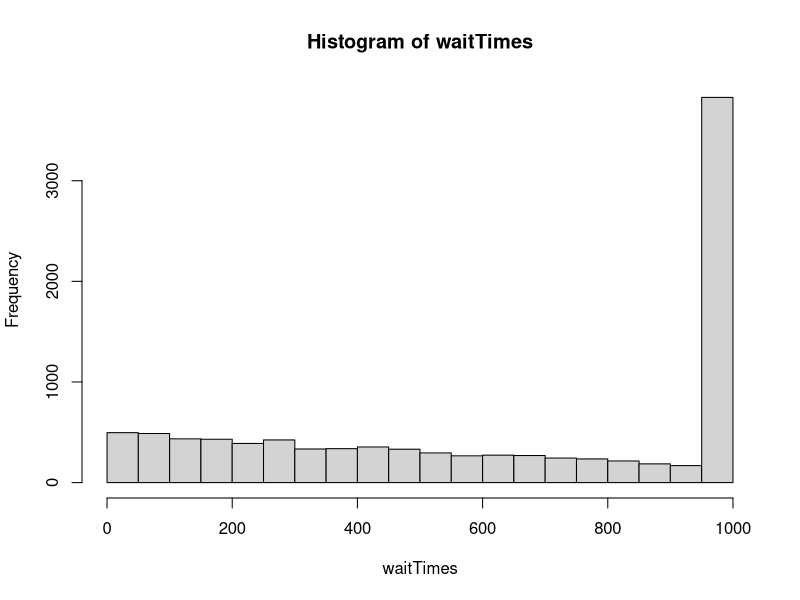

Reproduce this figure in R.
# w10.2 probability of events: binomial & negative binomial resampling
# Type ?rbinom, ?rnbinom for information
# 
# The probability of a 1000 year flood is 0.001 in any given year

# use a resampling procedure or rbinom(), rnbinom() to answer:

# Riddle 1. How often can we expect thousand year floods in adjacent years
#           over a single millennium?

set.seed(4)
adjacents <- 0

for(i in 1:10000) {
  yearsData <- rbinom(1000, 1, 0.001)
  for(j in 1:999) {
    if(yearsData[j] == 1 && yearsData[j + 1] == 1) {
      adjacents <- adjacents + 1
    }
  }
}

adjacents
adjacents / 10000

# In 10000 trials of millenniums, there were adjacent floods in 12 of them - 0.0012 percent of the trials, near the original probability



# Riddle 2. What's the median wait time for seeing a 1000 year flood?

set.seed(4)
waitTimes <- numeric(10000)

for(i in 1:10000) {
  yearsData <- rbinom(1000, 1, 0.001)
  
  waitTime <- which(yearsData == 1)
  
  if(length(waitTime) == 0) {
    waitTimes[i] <- 1000
  }
  else {
    waitTimes[i] <- waitTime[1]
  }
}

median(waitTimes)
hist(waitTimes)


# The median number wait time for seeing a thousand year flood is 680 years. 
# There are many simulations with no flood, captured in the 1000 year block
# Shifting the rbinom up to 5000/10000 observations (years) gets a simlar result near 680



# Riddle 3. What's the probability for seeing at least 
#           2 1000-year floods in the same century?

set.seed(4)

floodsPerCentury <- numeric(10000)

for(i in 1:10000) {
  floodsPerCentury[i] <- sum(rbinom(100, 1, 0.001))
}

mean(floodsPerCentury >= 2)
# 0.0043
